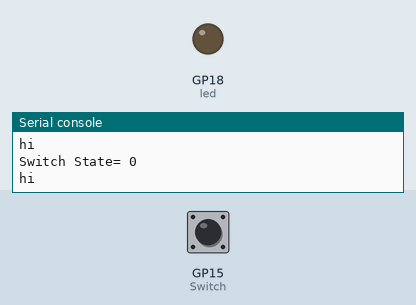
This program was run on a simulated Raspberry Pi Pico running MicroPython. On the bench: output pins drawn as LEDs (lit = HIGH), the last lines printed to the serial console. The test bench sets the inputs (shaded band); at power-on: GP15 (Switch) LOW.

Above: at 1.2 s.
1.3 s: GP15 (Switch) pulled HIGH for 1.2 s
At 2.2 s:
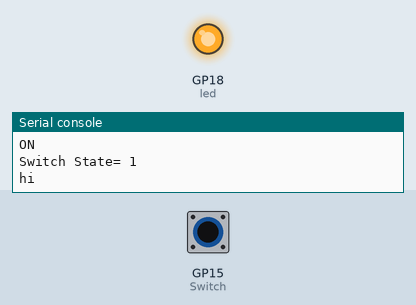
4.0 s: GP15 (Switch) pulled HIGH for 3.2 s
At 8.1 s:
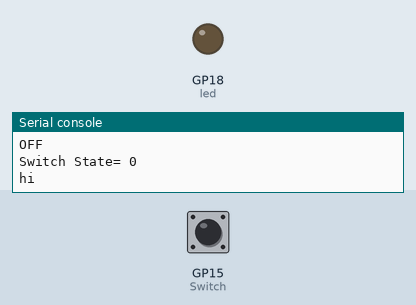
Timing chart, 0 to 9.6 s (numbered marks = the images above; inputs shaded):
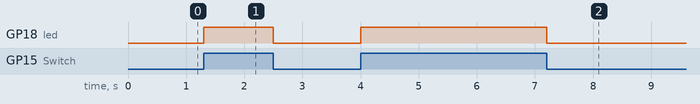

Measured:
- after the input at 1.3 s, GP18 (led): LOW → HIGH at once, → LOW 1.2 s later
- after the input at 4.0 s, GP18 (led): LOW → HIGH at once, → LOW 3.2 s later

The program:

interrupt.py
```python
from machine import Pin
import time

led = Pin(18,Pin.OUT)
led.value(0)
Switch = Pin(15,Pin.IN,Pin.PULL_DOWN)
last_time=0

def Switch_INT(Switch):
    global Switch_State

    Switch.irq(handler=None)


    if (Switch.value() == 1) and (Switch_State == 0) :
        Switch_State = 1
        led.on()
        print('ON')


    if (Switch.value() == 0) and (Switch_State == 1) :
        Switch_State = 0
        led.value(0)
        print('OFF')


    Switch.irq(handler=Switch_INT)

Switch.irq(trigger=Pin.IRQ_RISING | Pin.IRQ_FALLING, handler=Switch_INT)

while True:
    Switch_State = Switch.value()
    print("Switch State=", Switch_State)
    print('hi')
    time.sleep(1)
```
